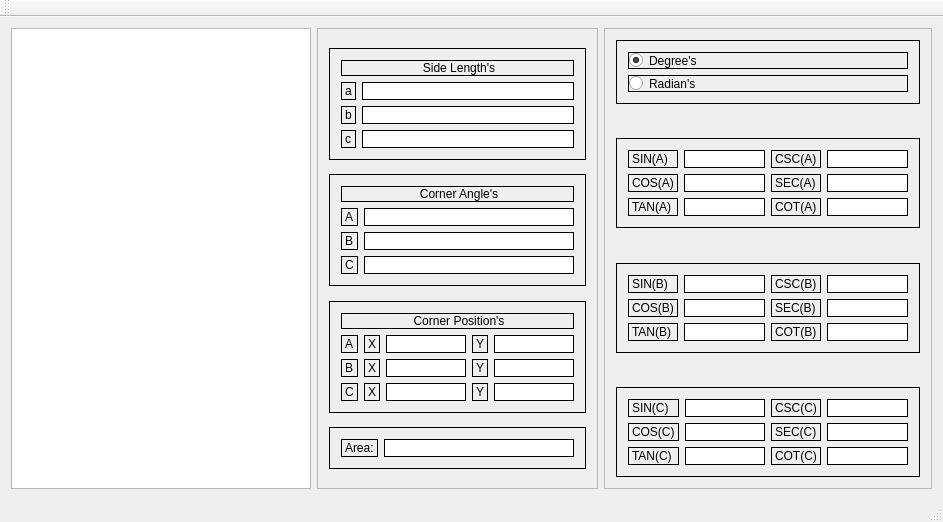
<?xml version="1.0" encoding="UTF-8"?>
<ui version="4.0">
 <class>MainWindow</class>
 <widget class="QMainWindow" name="MainWindow">
  <property name="geometry">
   <rect>
    <x>0</x>
    <y>0</y>
    <width>943</width>
    <height>522</height>
   </rect>
  </property>
  <property name="windowTitle">
   <string>TriCalc</string>
  </property>
  <widget class="QWidget" name="centralWidget">
   <layout class="QGridLayout" name="gridLayout_5">
    <item row="0" column="0">
     <widget class="QGraphicsView" name="graphicsView">
      <property name="minimumSize">
       <size>
        <width>300</width>
        <height>0</height>
       </size>
      </property>
     </widget>
    </item>
    <item row="0" column="1">
     <widget class="QFrame" name="frame_10">
      <property name="frameShape">
       <enum>QFrame::StyledPanel</enum>
      </property>
      <property name="frameShadow">
       <enum>QFrame::Raised</enum>
      </property>
      <layout class="QGridLayout" name="gridLayout_15">
       <item row="8" column="0">
        <spacer name="verticalSpacer">
         <property name="orientation">
          <enum>Qt::Vertical</enum>
         </property>
         <property name="sizeHint" stdset="0">
          <size>
           <width>20</width>
           <height>40</height>
          </size>
         </property>
        </spacer>
       </item>
       <item row="6" column="0">
        <spacer name="verticalSpacer_4">
         <property name="orientation">
          <enum>Qt::Vertical</enum>
         </property>
         <property name="sizeHint" stdset="0">
          <size>
           <width>20</width>
           <height>40</height>
          </size>
         </property>
        </spacer>
       </item>
       <item row="1" column="0">
        <widget class="QFrame" name="frame_3">
         <property name="styleSheet">
          <string notr="true">border: 1px solid black; </string>
         </property>
         <property name="frameShape">
          <enum>QFrame::StyledPanel</enum>
         </property>
         <property name="frameShadow">
          <enum>QFrame::Raised</enum>
         </property>
         <layout class="QGridLayout" name="gridLayout_4">
          <item row="1" column="0">
           <widget class="QLabel" name="label_51">
            <property name="text">
             <string>a</string>
            </property>
           </widget>
          </item>
          <item row="0" column="0" colspan="2">
           <widget class="QLabel" name="label_52">
            <property name="text">
             <string>&lt;html&gt;&lt;head/&gt;&lt;body&gt;&lt;p align=&quot;center&quot;&gt;Side Length's&lt;/p&gt;&lt;/body&gt;&lt;/html&gt;</string>
            </property>
           </widget>
          </item>
          <item row="2" column="0">
           <widget class="QLabel" name="label_49">
            <property name="text">
             <string>b</string>
            </property>
           </widget>
          </item>
          <item row="3" column="1">
           <widget class="QLineEdit" name="lineEdit_46"/>
          </item>
          <item row="3" column="0">
           <widget class="QLabel" name="label_50">
            <property name="text">
             <string>c</string>
            </property>
           </widget>
          </item>
          <item row="1" column="1">
           <widget class="QLineEdit" name="lineEdit_47"/>
          </item>
          <item row="2" column="1">
           <widget class="QLineEdit" name="lineEdit_45"/>
          </item>
         </layout>
        </widget>
       </item>
       <item row="4" column="0">
        <spacer name="verticalSpacer_3">
         <property name="orientation">
          <enum>Qt::Vertical</enum>
         </property>
         <property name="sizeHint" stdset="0">
          <size>
           <width>20</width>
           <height>40</height>
          </size>
         </property>
        </spacer>
       </item>
       <item row="0" column="0">
        <spacer name="verticalSpacer_2">
         <property name="orientation">
          <enum>Qt::Vertical</enum>
         </property>
         <property name="sizeHint" stdset="0">
          <size>
           <width>20</width>
           <height>40</height>
          </size>
         </property>
        </spacer>
       </item>
       <item row="3" column="0">
        <widget class="QFrame" name="frame_2">
         <property name="styleSheet">
          <string notr="true">border: 1px solid black;</string>
         </property>
         <property name="frameShape">
          <enum>QFrame::StyledPanel</enum>
         </property>
         <property name="frameShadow">
          <enum>QFrame::Raised</enum>
         </property>
         <layout class="QGridLayout" name="gridLayout_3">
          <item row="2" column="0">
           <widget class="QLabel" name="label_54">
            <property name="text">
             <string>B</string>
            </property>
           </widget>
          </item>
          <item row="0" column="0" colspan="2">
           <widget class="QLabel" name="label_57">
            <property name="text">
             <string>&lt;html&gt;&lt;head/&gt;&lt;body&gt;&lt;p align=&quot;center&quot;&gt;Corner Angle's&lt;/p&gt;&lt;/body&gt;&lt;/html&gt;</string>
            </property>
           </widget>
          </item>
          <item row="2" column="1">
           <widget class="QLineEdit" name="lineEdit_48"/>
          </item>
          <item row="1" column="1">
           <widget class="QLineEdit" name="lineEdit_50"/>
          </item>
          <item row="3" column="1">
           <widget class="QLineEdit" name="lineEdit_49"/>
          </item>
          <item row="3" column="0">
           <widget class="QLabel" name="label_55">
            <property name="text">
             <string>C</string>
            </property>
           </widget>
          </item>
          <item row="1" column="0">
           <widget class="QLabel" name="label_56">
            <property name="text">
             <string>A</string>
            </property>
           </widget>
          </item>
         </layout>
        </widget>
       </item>
       <item row="7" column="0">
        <widget class="QFrame" name="frame_6">
         <property name="styleSheet">
          <string notr="true">border: 1px solid black; </string>
         </property>
         <property name="frameShape">
          <enum>QFrame::StyledPanel</enum>
         </property>
         <property name="frameShadow">
          <enum>QFrame::Raised</enum>
         </property>
         <layout class="QGridLayout" name="gridLayout_11">
          <item row="0" column="0">
           <layout class="QGridLayout" name="gridLayout_10">
            <item row="0" column="0">
             <widget class="QLabel" name="label_2">
              <property name="text">
               <string>Area:</string>
              </property>
             </widget>
            </item>
            <item row="0" column="1">
             <widget class="QLineEdit" name="lineEdit_2"/>
            </item>
           </layout>
          </item>
         </layout>
        </widget>
       </item>
       <item row="5" column="0">
        <widget class="QFrame" name="frame">
         <property name="styleSheet">
          <string notr="true">border: 1px solid black; </string>
         </property>
         <property name="frameShape">
          <enum>QFrame::StyledPanel</enum>
         </property>
         <property name="frameShadow">
          <enum>QFrame::Raised</enum>
         </property>
         <layout class="QGridLayout" name="gridLayout_2">
          <item row="3" column="4">
           <widget class="QLineEdit" name="lineEdit_43">
            <property name="minimumSize">
             <size>
              <width>50</width>
              <height>0</height>
             </size>
            </property>
           </widget>
          </item>
          <item row="1" column="4">
           <widget class="QLineEdit" name="lineEdit_44">
            <property name="minimumSize">
             <size>
              <width>50</width>
              <height>0</height>
             </size>
            </property>
           </widget>
          </item>
          <item row="1" column="0">
           <widget class="QLabel" name="label_45">
            <property name="text">
             <string>A</string>
            </property>
           </widget>
          </item>
          <item row="2" column="0">
           <widget class="QLabel" name="label_46">
            <property name="text">
             <string>B</string>
            </property>
           </widget>
          </item>
          <item row="3" column="2">
           <widget class="QLineEdit" name="lineEdit_40">
            <property name="minimumSize">
             <size>
              <width>50</width>
              <height>0</height>
             </size>
            </property>
           </widget>
          </item>
          <item row="3" column="3">
           <widget class="QLabel" name="label_43">
            <property name="text">
             <string>Y</string>
            </property>
           </widget>
          </item>
          <item row="2" column="3">
           <widget class="QLabel" name="label_42">
            <property name="text">
             <string>Y</string>
            </property>
           </widget>
          </item>
          <item row="2" column="4">
           <widget class="QLineEdit" name="lineEdit_42">
            <property name="minimumSize">
             <size>
              <width>50</width>
              <height>0</height>
             </size>
            </property>
           </widget>
          </item>
          <item row="3" column="0">
           <widget class="QLabel" name="label_47">
            <property name="text">
             <string>C</string>
            </property>
           </widget>
          </item>
          <item row="0" column="0" colspan="5">
           <widget class="QLabel" name="label_53">
            <property name="text">
             <string>&lt;html&gt;&lt;head/&gt;&lt;body&gt;&lt;p align=&quot;center&quot;&gt;Corner Position's&lt;/p&gt;&lt;/body&gt;&lt;/html&gt;</string>
            </property>
           </widget>
          </item>
          <item row="2" column="1">
           <widget class="QLabel" name="label_39">
            <property name="text">
             <string>X</string>
            </property>
           </widget>
          </item>
          <item row="2" column="2">
           <widget class="QLineEdit" name="lineEdit_39">
            <property name="minimumSize">
             <size>
              <width>50</width>
              <height>0</height>
             </size>
            </property>
           </widget>
          </item>
          <item row="3" column="1">
           <widget class="QLabel" name="label_40">
            <property name="text">
             <string>X</string>
            </property>
           </widget>
          </item>
          <item row="1" column="1">
           <widget class="QLabel" name="label_41">
            <property name="text">
             <string>X</string>
            </property>
           </widget>
          </item>
          <item row="1" column="2">
           <widget class="QLineEdit" name="lineEdit_41">
            <property name="minimumSize">
             <size>
              <width>50</width>
              <height>0</height>
             </size>
            </property>
           </widget>
          </item>
          <item row="1" column="3">
           <widget class="QLabel" name="label_44">
            <property name="text">
             <string>Y</string>
            </property>
           </widget>
          </item>
         </layout>
        </widget>
       </item>
       <item row="2" column="0">
        <spacer name="verticalSpacer_5">
         <property name="orientation">
          <enum>Qt::Vertical</enum>
         </property>
         <property name="sizeHint" stdset="0">
          <size>
           <width>20</width>
           <height>40</height>
          </size>
         </property>
        </spacer>
       </item>
      </layout>
     </widget>
    </item>
    <item row="0" column="2">
     <widget class="QFrame" name="frame_4">
      <property name="styleSheet">
       <string notr="true"/>
      </property>
      <property name="frameShape">
       <enum>QFrame::StyledPanel</enum>
      </property>
      <property name="frameShadow">
       <enum>QFrame::Raised</enum>
      </property>
      <layout class="QGridLayout" name="gridLayout_14">
       <item row="3" column="0">
        <spacer name="verticalSpacer_7">
         <property name="orientation">
          <enum>Qt::Vertical</enum>
         </property>
         <property name="sizeHint" stdset="0">
          <size>
           <width>20</width>
           <height>40</height>
          </size>
         </property>
        </spacer>
       </item>
       <item row="6" column="0">
        <widget class="QFrame" name="frame_9">
         <property name="styleSheet">
          <string notr="true">border: 1px solid black; </string>
         </property>
         <property name="frameShape">
          <enum>QFrame::StyledPanel</enum>
         </property>
         <property name="frameShadow">
          <enum>QFrame::Raised</enum>
         </property>
         <layout class="QGridLayout" name="gridLayout_13">
          <item row="0" column="0">
           <layout class="QGridLayout" name="gridLayout_8">
            <item row="0" column="0">
             <widget class="QLabel" name="label_35">
              <property name="text">
               <string>SIN(C)</string>
              </property>
             </widget>
            </item>
            <item row="0" column="1">
             <widget class="QLineEdit" name="lineEdit_35">
              <property name="minimumSize">
               <size>
                <width>80</width>
                <height>0</height>
               </size>
              </property>
             </widget>
            </item>
            <item row="0" column="2">
             <widget class="QLabel" name="label_38">
              <property name="text">
               <string>CSC(C)</string>
              </property>
             </widget>
            </item>
            <item row="0" column="3">
             <widget class="QLineEdit" name="lineEdit_38">
              <property name="minimumSize">
               <size>
                <width>80</width>
                <height>0</height>
               </size>
              </property>
             </widget>
            </item>
            <item row="1" column="0">
             <widget class="QLabel" name="label_33">
              <property name="text">
               <string>COS(C)</string>
              </property>
             </widget>
            </item>
            <item row="1" column="1">
             <widget class="QLineEdit" name="lineEdit_33">
              <property name="minimumSize">
               <size>
                <width>80</width>
                <height>0</height>
               </size>
              </property>
             </widget>
            </item>
            <item row="1" column="2">
             <widget class="QLabel" name="label_36">
              <property name="text">
               <string>SEC(C)</string>
              </property>
             </widget>
            </item>
            <item row="1" column="3">
             <widget class="QLineEdit" name="lineEdit_36">
              <property name="minimumSize">
               <size>
                <width>80</width>
                <height>0</height>
               </size>
              </property>
             </widget>
            </item>
            <item row="2" column="0">
             <widget class="QLabel" name="label_34">
              <property name="text">
               <string>TAN(C)</string>
              </property>
             </widget>
            </item>
            <item row="2" column="1">
             <widget class="QLineEdit" name="lineEdit_34">
              <property name="minimumSize">
               <size>
                <width>80</width>
                <height>0</height>
               </size>
              </property>
             </widget>
            </item>
            <item row="2" column="2">
             <widget class="QLabel" name="label_37">
              <property name="text">
               <string>COT(C)</string>
              </property>
             </widget>
            </item>
            <item row="2" column="3">
             <widget class="QLineEdit" name="lineEdit_37">
              <property name="minimumSize">
               <size>
                <width>80</width>
                <height>0</height>
               </size>
              </property>
             </widget>
            </item>
           </layout>
          </item>
         </layout>
        </widget>
       </item>
       <item row="1" column="0">
        <spacer name="verticalSpacer_6">
         <property name="orientation">
          <enum>Qt::Vertical</enum>
         </property>
         <property name="sizeHint" stdset="0">
          <size>
           <width>20</width>
           <height>40</height>
          </size>
         </property>
        </spacer>
       </item>
       <item row="2" column="0">
        <widget class="QFrame" name="frame_7">
         <property name="styleSheet">
          <string notr="true">border: 1px solid black; </string>
         </property>
         <property name="frameShape">
          <enum>QFrame::StyledPanel</enum>
         </property>
         <property name="frameShadow">
          <enum>QFrame::Raised</enum>
         </property>
         <layout class="QGridLayout" name="gridLayout_9">
          <item row="0" column="0">
           <layout class="QGridLayout" name="gridLayout">
            <item row="1" column="3">
             <widget class="QLineEdit" name="lineEdit_6">
              <property name="minimumSize">
               <size>
                <width>80</width>
                <height>0</height>
               </size>
              </property>
             </widget>
            </item>
            <item row="2" column="2">
             <widget class="QLabel" name="label_7">
              <property name="text">
               <string>COT(A)</string>
              </property>
             </widget>
            </item>
            <item row="0" column="2">
             <widget class="QLabel" name="label_8">
              <property name="text">
               <string>CSC(A)</string>
              </property>
             </widget>
            </item>
            <item row="1" column="1">
             <widget class="QLineEdit" name="lineEdit_4">
              <property name="minimumSize">
               <size>
                <width>80</width>
                <height>0</height>
               </size>
              </property>
             </widget>
            </item>
            <item row="1" column="2">
             <widget class="QLabel" name="label_6">
              <property name="text">
               <string>SEC(A)</string>
              </property>
             </widget>
            </item>
            <item row="2" column="0">
             <widget class="QLabel" name="label_5">
              <property name="text">
               <string>TAN(A)</string>
              </property>
             </widget>
            </item>
            <item row="0" column="3">
             <widget class="QLineEdit" name="lineEdit_8">
              <property name="minimumSize">
               <size>
                <width>80</width>
                <height>0</height>
               </size>
              </property>
             </widget>
            </item>
            <item row="0" column="1">
             <widget class="QLineEdit" name="lineEdit">
              <property name="minimumSize">
               <size>
                <width>80</width>
                <height>0</height>
               </size>
              </property>
             </widget>
            </item>
            <item row="2" column="3">
             <widget class="QLineEdit" name="lineEdit_7">
              <property name="minimumSize">
               <size>
                <width>80</width>
                <height>0</height>
               </size>
              </property>
             </widget>
            </item>
            <item row="1" column="0">
             <widget class="QLabel" name="label_4">
              <property name="text">
               <string>COS(A)</string>
              </property>
             </widget>
            </item>
            <item row="2" column="1">
             <widget class="QLineEdit" name="lineEdit_5">
              <property name="minimumSize">
               <size>
                <width>80</width>
                <height>0</height>
               </size>
              </property>
             </widget>
            </item>
            <item row="0" column="0">
             <widget class="QLabel" name="label">
              <property name="text">
               <string>SIN(A)</string>
              </property>
             </widget>
            </item>
           </layout>
          </item>
         </layout>
        </widget>
       </item>
       <item row="0" column="0">
        <widget class="QFrame" name="frame_5">
         <property name="maximumSize">
          <size>
           <width>16777215</width>
           <height>80</height>
          </size>
         </property>
         <property name="styleSheet">
          <string notr="true">border: 1px solid black; </string>
         </property>
         <property name="frameShape">
          <enum>QFrame::StyledPanel</enum>
         </property>
         <property name="frameShadow">
          <enum>QFrame::Raised</enum>
         </property>
         <layout class="QGridLayout" name="gridLayout_6">
          <item row="0" column="0">
           <widget class="QRadioButton" name="radioButton">
            <property name="text">
             <string>Degree's</string>
            </property>
            <property name="checked">
             <bool>true</bool>
            </property>
            <attribute name="buttonGroup">
             <string notr="true">buttonGroup</string>
            </attribute>
           </widget>
          </item>
          <item row="1" column="0">
           <widget class="QRadioButton" name="radioButton_2">
            <property name="text">
             <string>Radian's</string>
            </property>
            <attribute name="buttonGroup">
             <string notr="true">buttonGroup</string>
            </attribute>
           </widget>
          </item>
         </layout>
        </widget>
       </item>
       <item row="4" column="0">
        <widget class="QFrame" name="frame_8">
         <property name="styleSheet">
          <string notr="true">border: 1px solid black; </string>
         </property>
         <property name="frameShape">
          <enum>QFrame::StyledPanel</enum>
         </property>
         <property name="frameShadow">
          <enum>QFrame::Raised</enum>
         </property>
         <layout class="QGridLayout" name="gridLayout_12">
          <item row="0" column="0">
           <layout class="QGridLayout" name="gridLayout_7">
            <item row="1" column="1">
             <widget class="QLineEdit" name="lineEdit_27">
              <property name="minimumSize">
               <size>
                <width>80</width>
                <height>0</height>
               </size>
              </property>
             </widget>
            </item>
            <item row="2" column="0">
             <widget class="QLabel" name="label_28">
              <property name="text">
               <string>TAN(B)</string>
              </property>
             </widget>
            </item>
            <item row="2" column="2">
             <widget class="QLabel" name="label_31">
              <property name="text">
               <string>COT(B)</string>
              </property>
             </widget>
            </item>
            <item row="0" column="0">
             <widget class="QLabel" name="label_29">
              <property name="text">
               <string>SIN(B)</string>
              </property>
             </widget>
            </item>
            <item row="2" column="1">
             <widget class="QLineEdit" name="lineEdit_28">
              <property name="minimumSize">
               <size>
                <width>80</width>
                <height>0</height>
               </size>
              </property>
             </widget>
            </item>
            <item row="0" column="2">
             <widget class="QLabel" name="label_32">
              <property name="text">
               <string>CSC(B)</string>
              </property>
             </widget>
            </item>
            <item row="1" column="0">
             <widget class="QLabel" name="label_27">
              <property name="text">
               <string>COS(B)</string>
              </property>
             </widget>
            </item>
            <item row="0" column="1">
             <widget class="QLineEdit" name="lineEdit_29">
              <property name="minimumSize">
               <size>
                <width>80</width>
                <height>0</height>
               </size>
              </property>
             </widget>
            </item>
            <item row="0" column="3">
             <widget class="QLineEdit" name="lineEdit_32">
              <property name="minimumSize">
               <size>
                <width>80</width>
                <height>0</height>
               </size>
              </property>
             </widget>
            </item>
            <item row="2" column="3">
             <widget class="QLineEdit" name="lineEdit_31">
              <property name="minimumSize">
               <size>
                <width>80</width>
                <height>0</height>
               </size>
              </property>
             </widget>
            </item>
            <item row="1" column="3">
             <widget class="QLineEdit" name="lineEdit_30">
              <property name="minimumSize">
               <size>
                <width>80</width>
                <height>0</height>
               </size>
              </property>
             </widget>
            </item>
            <item row="1" column="2">
             <widget class="QLabel" name="label_30">
              <property name="text">
               <string>SEC(B)</string>
              </property>
             </widget>
            </item>
           </layout>
          </item>
         </layout>
        </widget>
       </item>
       <item row="5" column="0">
        <spacer name="verticalSpacer_8">
         <property name="orientation">
          <enum>Qt::Vertical</enum>
         </property>
         <property name="sizeHint" stdset="0">
          <size>
           <width>20</width>
           <height>40</height>
          </size>
         </property>
        </spacer>
       </item>
      </layout>
     </widget>
    </item>
   </layout>
   <zorder>graphicsView</zorder>
   <zorder>frame_2</zorder>
   <zorder>label_2</zorder>
   <zorder>lineEdit_2</zorder>
   <zorder>frame_10</zorder>
  </widget>
  <widget class="QMenuBar" name="menuBar">
   <property name="geometry">
    <rect>
     <x>0</x>
     <y>0</y>
     <width>943</width>
     <height>20</height>
    </rect>
   </property>
  </widget>
  <widget class="QToolBar" name="mainToolBar">
   <attribute name="toolBarArea">
    <enum>TopToolBarArea</enum>
   </attribute>
   <attribute name="toolBarBreak">
    <bool>false</bool>
   </attribute>
  </widget>
  <widget class="QStatusBar" name="statusBar"/>
 </widget>
 <layoutdefault spacing="6" margin="11"/>
 <resources/>
 <connections/>
 <buttongroups>
  <buttongroup name="buttonGroup"/>
 </buttongroups>
</ui>
